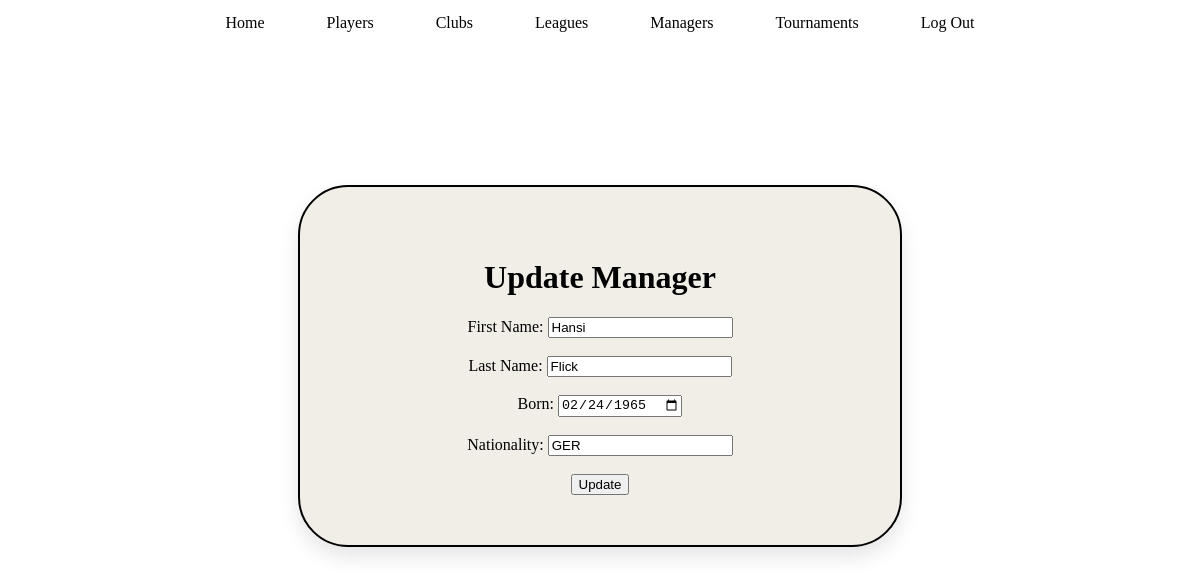
/football_tracker/managers/update/1 (signed in), run on the app's committed database.
### football_tracker/models.py (models this page shows, shortened)
class Manager(models.Model):
    first_name = models.CharField(max_length=50)
    last_name = models.CharField(max_length=50)
    birth_date = models.DateField(null=False, blank=False)
    nationality = models.CharField(max_length=3, help_text="Three letter country code, eg. POL, GER, ENG")

### football_tracker/views.py (the view, shortened to what this page needs)
# urls.py: path('managers/update/<int:id>', views.manager_update_html, name='manager-update'),
@login_required(login_url='user-login')
@permission_required('football_tracker.change_manager', raise_exception=True)
def manager_update_html(request, id):
    try:
        manager = Manager.objects.get(id=id)
    except:
        raise Http404("Manager doesn't exist in the database")
    if request.method == "GET":
        return render(request, "football_tracker/manager/update.html", {'manager': manager})

### football_tracker/templates/football_tracker/manager/update.html (shortened to what this page needs)
{% extends "football_tracker/base.html" %}
{% block content %}
<div class="center-wrapper">
    <div class="main-box">
        <h1>Update Manager</h1>
        <form method="post">
            <label for="first_name">First Name:</label>
            <input type="text", id="first_name", name="first_name", value="{{ manager.first_name }}"><br><br>
            <label for="last_name">Last Name:</label>
            <input type="text", id="last_name", name="last_name", value="{{ manager.last_name }}"><br><br>
            <label for="birth_date">Born: </label>
            <input type="date", id="birth_date", name="birth_date", value="{{ manager.birth_date|date:'Y-m-d' }}"><br><br>
            <label for="nationality">Nationality: </label>
            <input type="text", id="nationality", name="nationality", value="{{ manager.nationality }}"><br><br>
            <button type="submit">Update</button>
        </form>
    </div>
</div>
{% endblock %}

### football_tracker/static/css/football_tracker.css (style rules this page uses)
body { margin: 0; padding: 0; background-color: white; }
.center-wrapper { display: flex; justify-content: center; align-items: center; min-height: 80vh; }
.main-box { height: auto; width: 500px; border: 2px solid black; padding: 50px; border-radius: 50px; background-color: #F1EEE7; text-align: center; box-shadow: 0 10px 20px rgba(0,0,0,0.1); }

### data on the page
Manager: first_name "Hansi", last_name "Flick", birth_date "02/24/1965", nationality "GER"
